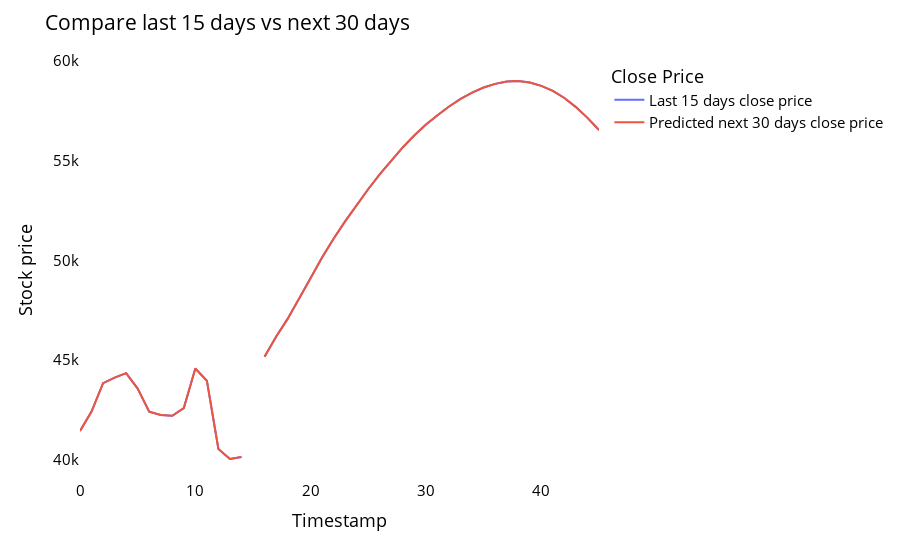

Notebook source saved alongside this figure:
### Code cell
temp_mat = np.empty((len(last_days)+pred_days+1,1))
temp_mat[:] = np.nan
temp_mat = temp_mat.reshape(1,-1).tolist()[0]

last_original_days_value = temp_mat
next_predicted_days_value = temp_mat

last_original_days_value[0:time_step+1] = scaler.inverse_transform(closedf[len(closedf)-time_step:]).reshape(1,-1).tolist()[0]
next_predicted_days_value[time_step+1:] = scaler.inverse_transform(np.array(lst_output).reshape(-1,1)).reshape(1,-1).tolist()[0]

new_pred_plot = pd.DataFrame({
    'last_original_days_value':last_original_days_value,
    'next_predicted_days_value':next_predicted_days_value
})

names = cycle(['Last 15 days close price','Predicted next 30 days close price'])

fig = px.line(new_pred_plot,x=new_pred_plot.index, y=[new_pred_plot['last_original_days_value'],
                                                      new_pred_plot['next_predicted_days_value']],
              labels={'value': 'Stock price','index': 'Timestamp'})
fig.update_layout(title_text='Compare last 15 days vs next 30 days',
                  plot_bgcolor='white', font_size=15, font_color='black',legend_title_text='Close Price')

fig.for_each_trace(lambda t:  t.update(name = next(names)))
fig.update_xaxes(showgrid=False)
fig.update_yaxes(showgrid=False)
fig.show()

### Figure 1 — Plotly figure (JSON) as saved in the notebook; plotly's stock layout.template omitted (floating-point values rounded to 4 significant figures)
{"data": [{"hovertemplate": "variable=last_original_days_value<br>Timestamp=%{x}<br>Stock price=%{y}<extra></extra>", "legendgroup": "last_original_days_value", "line": {"color": "#636efa", "dash": "solid"}, "marker": {"symbol": "circle"}, "mode": "lines", "name": "Last 15 days close price", "orientation": "v", "showlegend": true, "type": "scatter", "x": [0, 1, 2, 3, 4, 5, 6, 7, 8, 9, 10, 11, 12, 13, 14, 15, 16, 17, 18, 19, 20, 21, 22, 23, 24, 25, 26, 27, 28, 29, 30, 31, 32, 33, 34, 35, 36, 37, 38, 39, 40, 41, 42, 43, 44, 45], "xaxis": "x", "y": [41440.0, 42410.0, 43840.0, 44120.0, 44340.0, 43570.0, 42410.0, 42240.0, 42200.0, 42590.0, 44580.0, 43960.0, 40540.0, 40030.0, 40130.0, null, 45170.0, 46160.0, 47060.0, 48050.0, 49110.0, 50160.0, 51100.0, 51970.0, 52790.0, 53580.0, 54330.0, 55030.0, 55680.0, 56280.0, 56820.0, 57290.0, 57730.0, 58110.0, 58420.0, 58680.0, 58860.0, 58980.0, 59000.0, 58930.0, 58760.0, 58510.0, 58150.0, 57690.0, 57150.0, 56550.0], "yaxis": "y"}, {"hovertemplate": "variable=next_predicted_days_value<br>Timestamp=%{x}<br>Stock price=%{y}<extra></extra>", "legendgroup": "next_predicted_days_value", "line": {"color": "#EF553B", "dash": "solid"}, "marker": {"symbol": "circle"}, "mode": "lines", "name": "Predicted next 30 days close price", "orientation": "v", "showlegend": true, "type": "scatter", "x": [0, 1, 2, 3, 4, 5, 6, 7, 8, 9, 10, 11, 12, 13, 14, 15, 16, 17, 18, 19, 20, 21, 22, 23, 24, 25, 26, 27, 28, 29, 30, 31, 32, 33, 34, 35, 36, 37, 38, 39, 40, 41, 42, 43, 44, 45], "xaxis": "x", "y": [41440.0, 42410.0, 43840.0, 44120.0, 44340.0, 43570.0, 42410.0, 42240.0, 42200.0, 42590.0, 44580.0, 43960.0, 40540.0, 40030.0, 40130.0, null, 45170.0, 46160.0, 47060.0, 48050.0, 49110.0, 50160.0, 51100.0, 51970.0, 52790.0, 53580.0, 54330.0, 55030.0, 55680.0, 56280.0, 56820.0, 57290.0, 57730.0, 58110.0, 58420.0, 58680.0, 58860.0, 58980.0, 59000.0, 58930.0, 58760.0, 58510.0, 58150.0, 57690.0, 57150.0, 56550.0], "yaxis": "y"}], "layout": {"font": {"color": "black", "size": 15}, "legend": {"title": {"text": "Close Price"}, "tracegroupgap": 0}, "margin": {"t": 60}, "plot_bgcolor": "white", "title": {"text": "Compare last 15 days vs next 30 days"}, "xaxis": {"anchor": "y", "domain": [0, 1], "showgrid": false, "title": {"text": "Timestamp"}}, "yaxis": {"anchor": "x", "domain": [0, 1], "showgrid": false, "title": {"text": "Stock price"}}}}
